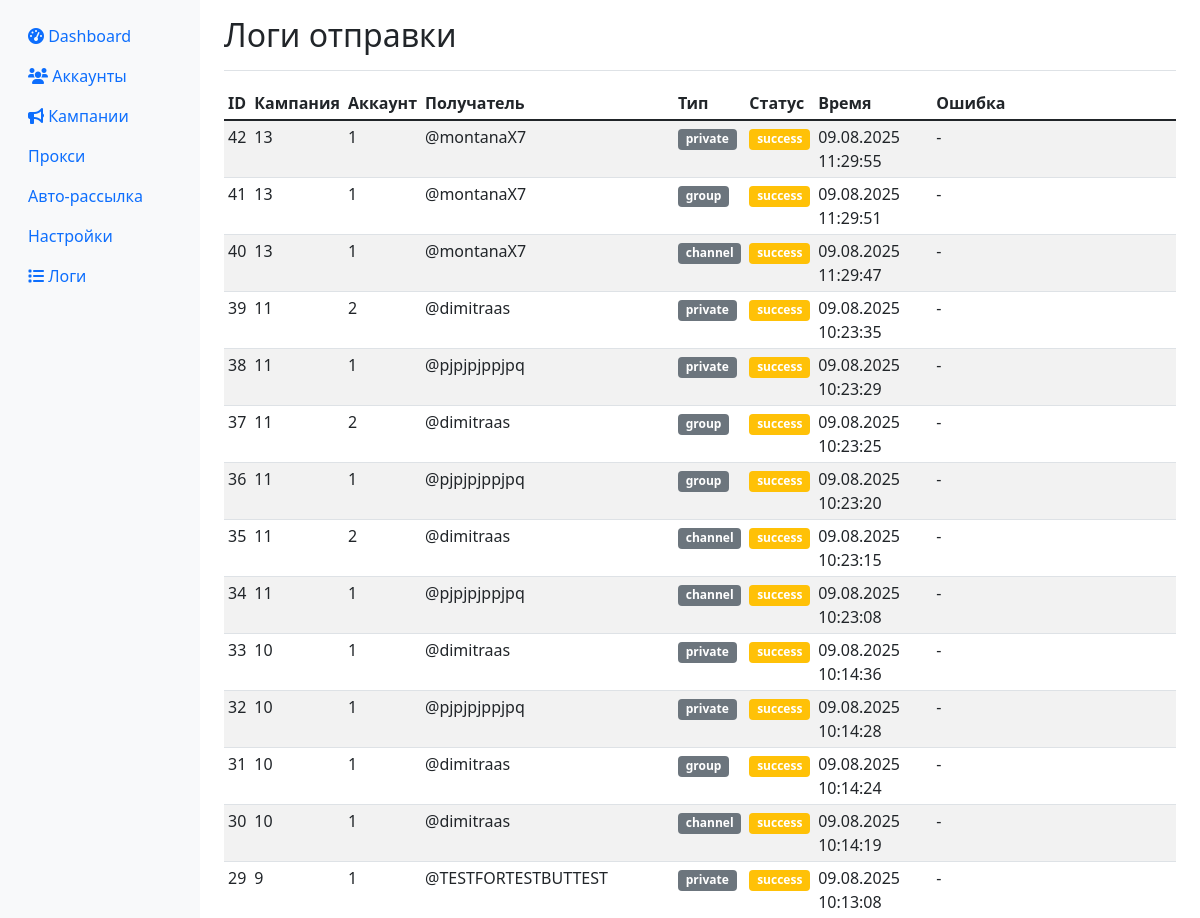
Page /logs (upper part) on the earlier database version.
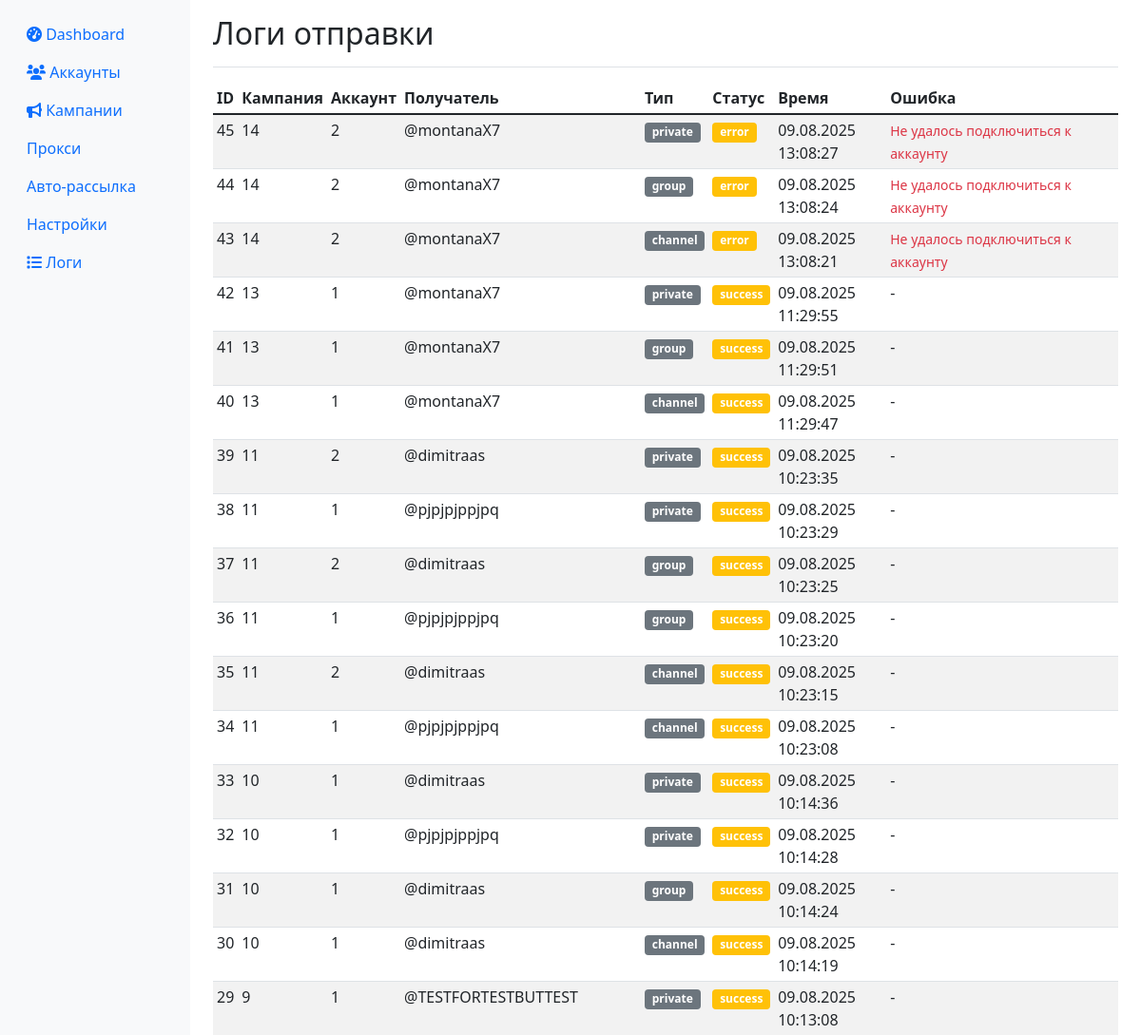
Same page on the later database version.
### app/database.py (models this page shows)
class SendLog(Base):
    __tablename__ = "send_logs"
    id = Column(Integer, primary_key=True, index=True)
    campaign_id = Column(Integer)
    account_id = Column(Integer)
    recipient = Column(String)
    recipient_type = Column(String)  # channel, group, private
    status = Column(String)  # sent, failed, blocked
    message = Column(Text, nullable=True)
    error_message = Column(Text, nullable=True)
    sent_at = Column(DateTime, default=datetime.utcnow)

### app/web.py (the view)
@app.get("/logs")
async def logs_page(request: Request, db: Session = Depends(get_db)):
    logs = db.query(SendLog).order_by(SendLog.sent_at.desc()).limit(100).all()
    return templates.TemplateResponse("logs.html", {
        "request": request,
        "logs": logs
    })

### templates/logs.html (shortened to what this page needs)
{% extends "base.html" %}
{% block content %}
<div class="d-flex justify-content-between flex-wrap flex-md-nowrap align-items-center pt-3 pb-2 mb-3 border-bottom">
    <h1 class="h2">Логи отправки</h1>
</div>
<div class="table-responsive">
    <table class="table table-striped table-sm">
        <thead>
            <tr>
                <th>ID</th>
                <th>Кампания</th>
                <th>Аккаунт</th>
                <th>Получатель</th>
                <th>Тип</th>
                <th>Статус</th>
                <th>Время</th>
                <th>Ошибка</th>
            </tr>
        </thead>
        <tbody>
            {% for log in logs %}
            <tr>
                <td>{{ log.id }}</td>
                <td>{{ log.campaign_id }}</td>
                <td>{{ log.account_id }}</td>
                <td>{{ log.recipient }}</td>
                <td>
                    <span class="badge bg-secondary">{{ log.recipient_type }}</span>
                </td>
                <td>
                    <span class="badge bg-{% if log.status == 'sent' %}success{% elif log.status == 'failed' %}danger{% else %}warning{% endif %}">
                        {{ log.status }}
                    </span>
                </td>
                <td>{{ log.sent_at.strftime('%d.%m.%Y %H:%M:%S') }}</td>
                <td>
                    {% if log.error_message %}
                    <small class="text-danger">{{ log.error_message[:50] }}{% if log.error_message|length > 50 %}...{% endif %}</small>
                    {% else %}
                    -
                    {% endif %}
                </td>
            </tr>
            {% endfor %}
        </tbody>
    </table>
</div>
{% endblock %}

Differences in the rows shown:
added SendLog: id "45", campaign_id "14", account_id "2", recipient "@montanaX7", recipient_type "private", status "error", sent_at "09.08.2025 13:08:27", error_message "Не удалось подключиться к аккаунту"
added SendLog: id "44", campaign_id "14", account_id "2", recipient "@montanaX7", recipient_type "group", status "error", sent_at "09.08.2025 13:08:24", error_message "Не удалось подключиться к аккаунту"
added SendLog: id "43", campaign_id "14", account_id "2", recipient "@montanaX7", recipient_type "channel", status "error", sent_at "09.08.2025 13:08:21", error_message "Не удалось подключиться к аккаунту"
